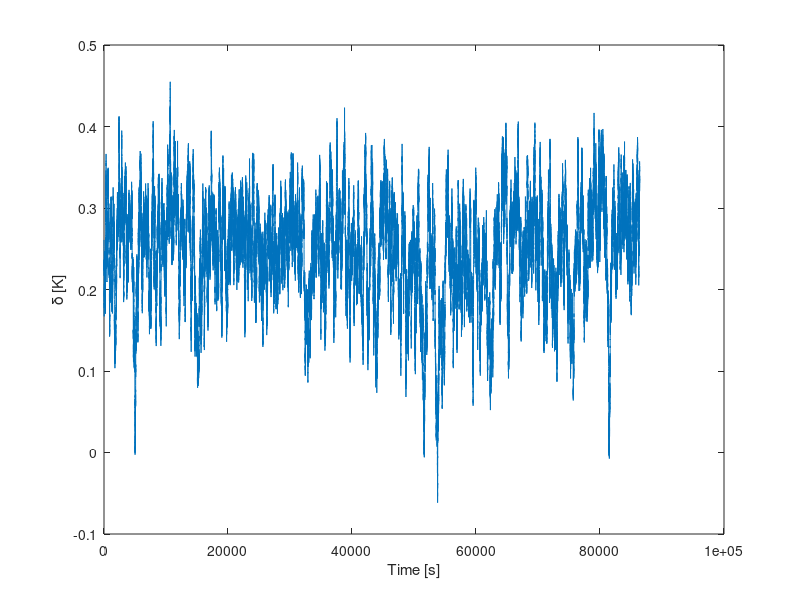
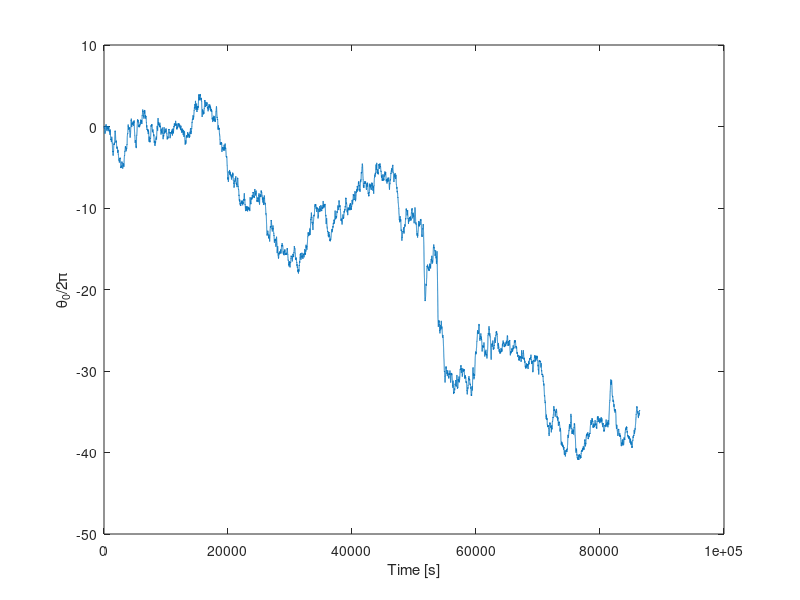
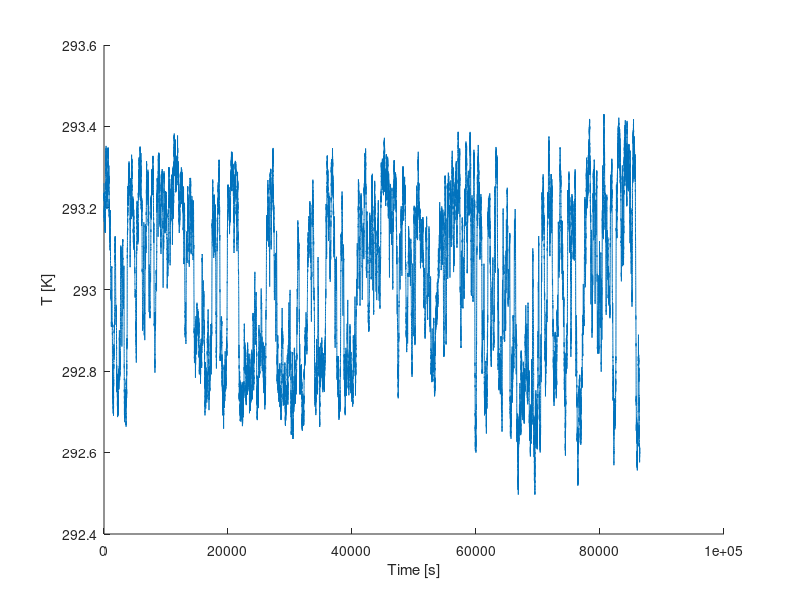

These charts were generated, in order, by the following MATLAB code:
%% Stochastic model for large scale convection roll
clear, clc, clf, format shortG

L = 0.2476;                                                                 % m
nu = 6.69e-3/1e4;                                                           % cm^2/s --> m^2/s
Re = 3700;                                                                  % -
D_d = 3.5e-5;                                                               % K^2/s, subscript d stands for delta
D_td = 2.5e-5;                                                              % rad^2/s^3, subscript td stands for theta_dot

tau_d = L^2/(18*nu*sqrt(Re));                                               % tau_delta
tau_td = L^2/(2*nu*Re);                                                     % tau_theta_dot
delta0 = 0.25;                                                              % K, constant value
delta_0 = delta0;                                                           % Changes in the iteration
thetad_0 = 0;                                                               % rad/s
theta_0 = 0;                                                                % rad

dt = 1;                                                                     % s, timestep
t_end = 60*60*24;                                                           % s, 1 day simulation time
t_plot = dt:dt:t_end;                                                       % Create a list for plotting

f_d = normrnd(0,sqrt(D_d/dt));                                              % Initial value of the delta stochastic term
f_td = normrnd(0,sqrt(D_td/dt));                                            % Initial value of the theta_dot stochastic term

delta = zeros(1,length(t_plot));                                            % Initialization
thetad = zeros(1,length(t_plot));                                           % Initialization
theta = zeros(1,length(t_plot));                                            % Initialization

for i = 1:length(t_plot)
    delta(i) = dt*((delta_0/tau_d)*(1-sqrt(delta_0/delta0))+f_d)+delta_0;   % Time integration of delta
    
    delta_0 = delta(i);                                                     % Updating old value
    f_d = normrnd(0,sqrt(D_d/dt));                                          % Calculating new stochastic term         
end

figure(1)                                                                   % Plotting
plot(t_plot,delta)
xlabel('Time [s]'), ylabel('\delta [K]')

for j = 1:length(t_plot)
    theta(j) = theta_0 + thetad_0*dt;                                       % Time integration of theta
    thetad(j) = thetad_0 + (f_td-(thetad_0*delta(j)/(tau_td*delta0)))*dt;   % Time integration of theta_dot

    theta_0 = theta(j);                                                     % Updating old value
    thetad_0 = thetad(j);                                                   % Updating old value
    f_td = normrnd(0,sqrt(D_td/dt));                                        % Calculating new stochastic term 
end

figure(2)                                                                   % Plotting
plot(t_plot,theta)
xlabel('Time [s]'), ylabel('\theta_0/2\pi')

figure(3), clf(3), hold on                                                  % Plotting
T_0 = 293;                                                                  % K, assumption
T = T_0 + delta.*cos(0 - theta);                                            % Taking theta = 0
plot(t_plot,T)
xlabel('Time [s]'), ylabel('T [K]')
hold off
